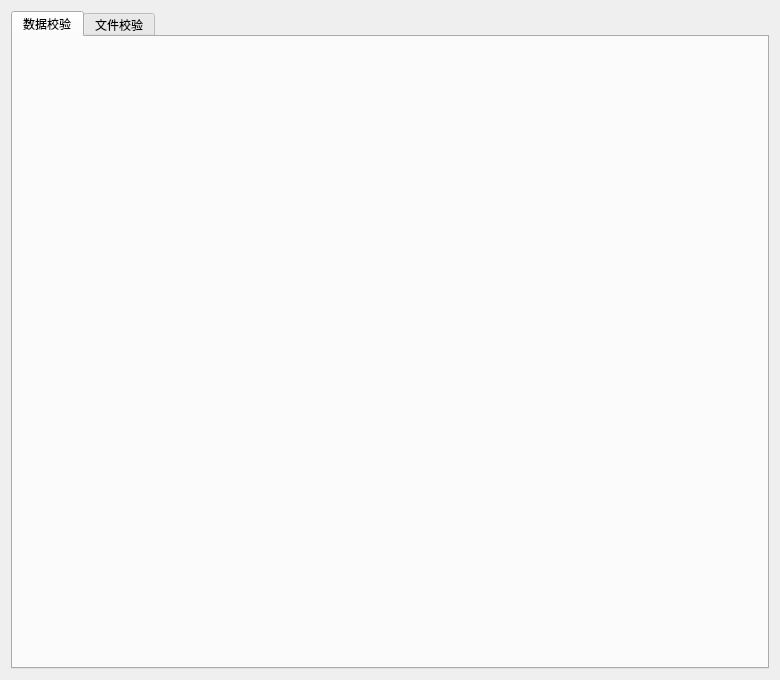
<?xml version='1.0' encoding='utf-8'?>
<ui version="4.0">
 <class>FormCheckTools</class>
 <widget class="QDialog" name="FormCheckTools">
  <property name="windowTitle">
   <string>数据 / 文件校验</string>
  </property>
  <property name="geometry">
   <rect>
    <x>0</x>
    <y>0</y>
    <width>780</width>
    <height>680</height>
   </rect>
  </property>
  <layout class="QVBoxLayout" name="layout">
   <item>
    <widget class="QTabWidget" name="tab_check">
     <widget class="QWidget" name="page_dataCheck">
      <attribute name="title">
       <string>数据校验</string>
      </attribute>
      <layout class="QVBoxLayout" name="layout_dataCheck">
       <item>
        <widget class="FormDataCheck" name="dataCheck" />
       </item>
      </layout>
     </widget>
     <widget class="QWidget" name="page_fileCheck">
      <attribute name="title">
       <string>文件校验</string>
      </attribute>
      <layout class="QVBoxLayout" name="layout_fileCheck">
       <item>
        <widget class="FormFileCheck" name="fileCheck" />
       </item>
      </layout>
     </widget>
    </widget>
   </item>
  </layout>
 </widget>
 <customwidgets>
  <customwidget>
   <class>FormDataCheck</class>
   <extends>QWidget</extends>
   <header>FormDataCheck.h</header>
  </customwidget>
  <customwidget>
   <class>FormFileCheck</class>
   <extends>QWidget</extends>
   <header>FormFileCheck.h</header>
  </customwidget>
 </customwidgets>
 <resources />
 <connections />
</ui>
